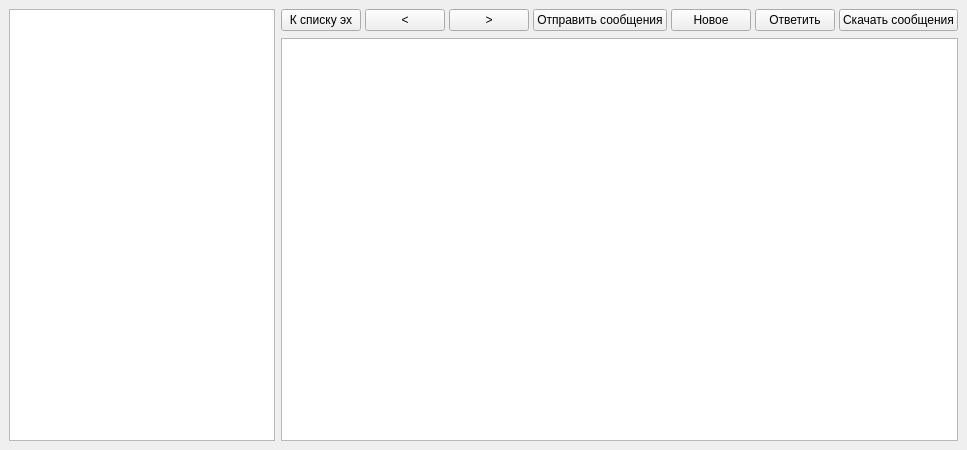
<?xml version="1.0" encoding="UTF-8"?>
<ui version="4.0">
 <class>MainWindow</class>
 <widget class="QMainWindow" name="MainWindow">
  <property name="geometry">
   <rect>
    <x>0</x>
    <y>0</y>
    <width>967</width>
    <height>450</height>
   </rect>
  </property>
  <property name="windowTitle">
   <string>Просмотр сообщений</string>
  </property>
  <widget class="QWidget" name="centralwidget">
   <layout class="QHBoxLayout" name="horizontalLayout_3">
    <item>
     <widget class="QFrame" name="frame">
      <property name="frameShape">
       <enum>QFrame::NoFrame</enum>
      </property>
      <property name="frameShadow">
       <enum>QFrame::Raised</enum>
      </property>
      <layout class="QVBoxLayout" name="verticalLayout">
       <property name="leftMargin">
        <number>0</number>
       </property>
       <property name="topMargin">
        <number>0</number>
       </property>
       <property name="rightMargin">
        <number>0</number>
       </property>
       <property name="bottomMargin">
        <number>0</number>
       </property>
       <item>
        <widget class="QListWidget" name="listWidget"/>
       </item>
      </layout>
     </widget>
    </item>
    <item>
     <widget class="QFrame" name="frame_4">
      <property name="frameShape">
       <enum>QFrame::NoFrame</enum>
      </property>
      <property name="frameShadow">
       <enum>QFrame::Raised</enum>
      </property>
      <layout class="QVBoxLayout" name="verticalLayout_2">
       <property name="spacing">
        <number>2</number>
       </property>
       <property name="leftMargin">
        <number>0</number>
       </property>
       <property name="topMargin">
        <number>0</number>
       </property>
       <property name="rightMargin">
        <number>0</number>
       </property>
       <property name="bottomMargin">
        <number>0</number>
       </property>
       <item>
        <widget class="QFrame" name="frame_2">
         <property name="frameShape">
          <enum>QFrame::NoFrame</enum>
         </property>
         <layout class="QHBoxLayout" name="horizontalLayout">
          <property name="spacing">
           <number>4</number>
          </property>
          <property name="leftMargin">
           <number>0</number>
          </property>
          <property name="topMargin">
           <number>0</number>
          </property>
          <property name="rightMargin">
           <number>0</number>
          </property>
          <property name="bottomMargin">
           <number>5</number>
          </property>
          <item>
           <widget class="QPushButton" name="pushButton">
            <property name="text">
             <string>К списку эх</string>
            </property>
           </widget>
          </item>
          <item>
           <widget class="QPushButton" name="pushButton_2">
            <property name="text">
             <string>&lt;</string>
            </property>
           </widget>
          </item>
          <item>
           <widget class="QPushButton" name="pushButton_3">
            <property name="text">
             <string>&gt;</string>
            </property>
           </widget>
          </item>
          <item>
           <widget class="QPushButton" name="pushButton_4">
            <property name="text">
             <string>Отправить сообщения</string>
            </property>
           </widget>
          </item>
          <item>
           <widget class="QPushButton" name="pushButton_6">
            <property name="text">
             <string>Новое</string>
            </property>
           </widget>
          </item>
          <item>
           <widget class="QPushButton" name="pushButton_5">
            <property name="text">
             <string>Ответить</string>
            </property>
           </widget>
          </item>
          <item>
           <widget class="QPushButton" name="pushButton_7">
            <property name="text">
             <string>Скачать сообщения</string>
            </property>
           </widget>
          </item>
         </layout>
        </widget>
       </item>
       <item>
        <widget class="QFrame" name="frame_3">
         <property name="frameShape">
          <enum>QFrame::NoFrame</enum>
         </property>
         <property name="frameShadow">
          <enum>QFrame::Raised</enum>
         </property>
         <layout class="QHBoxLayout" name="horizontalLayout_2">
          <property name="spacing">
           <number>0</number>
          </property>
          <property name="leftMargin">
           <number>0</number>
          </property>
          <property name="topMargin">
           <number>0</number>
          </property>
          <property name="rightMargin">
           <number>0</number>
          </property>
          <property name="bottomMargin">
           <number>0</number>
          </property>
          <item>
           <widget class="QTextEdit" name="textEdit"/>
          </item>
         </layout>
        </widget>
       </item>
      </layout>
     </widget>
    </item>
   </layout>
  </widget>
 </widget>
 <resources/>
 <connections/>
</ui>
